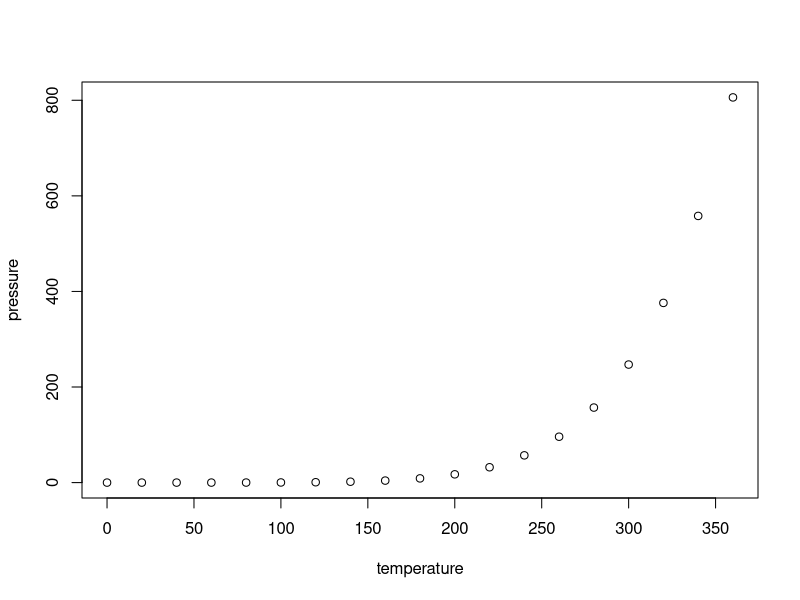
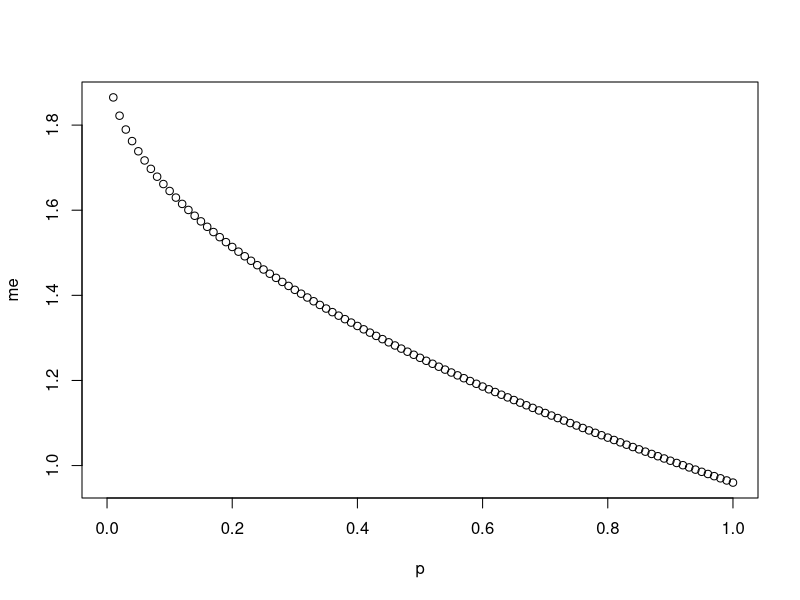
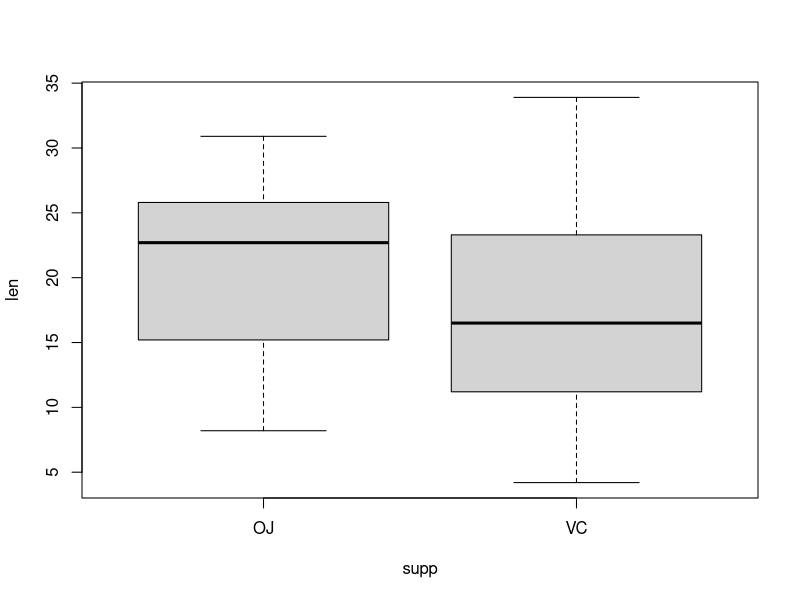
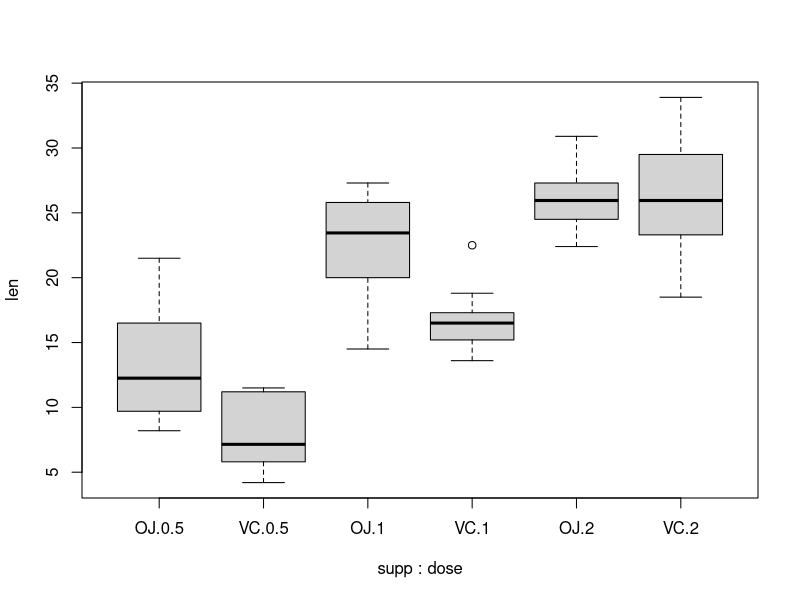
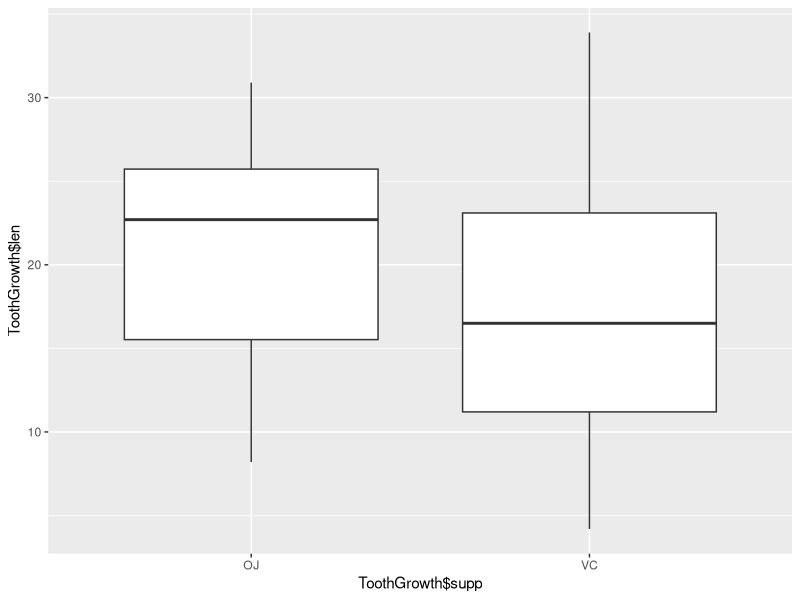
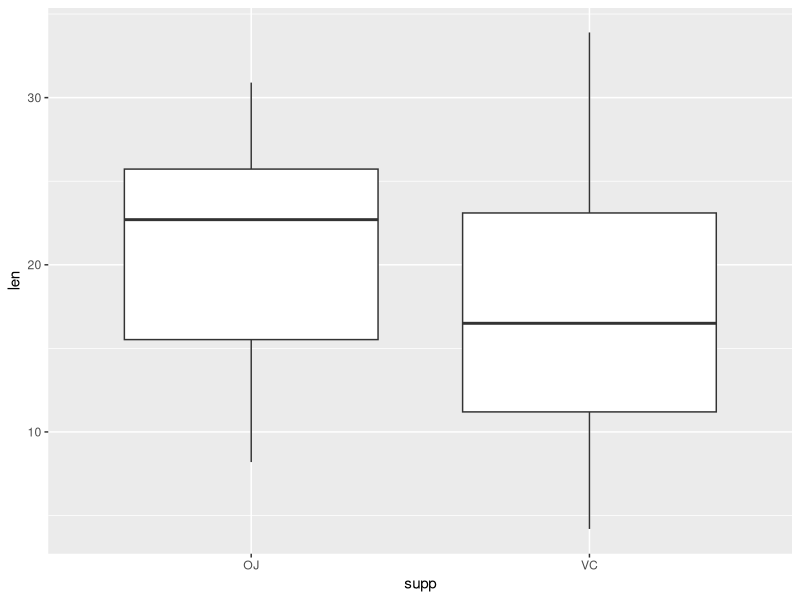
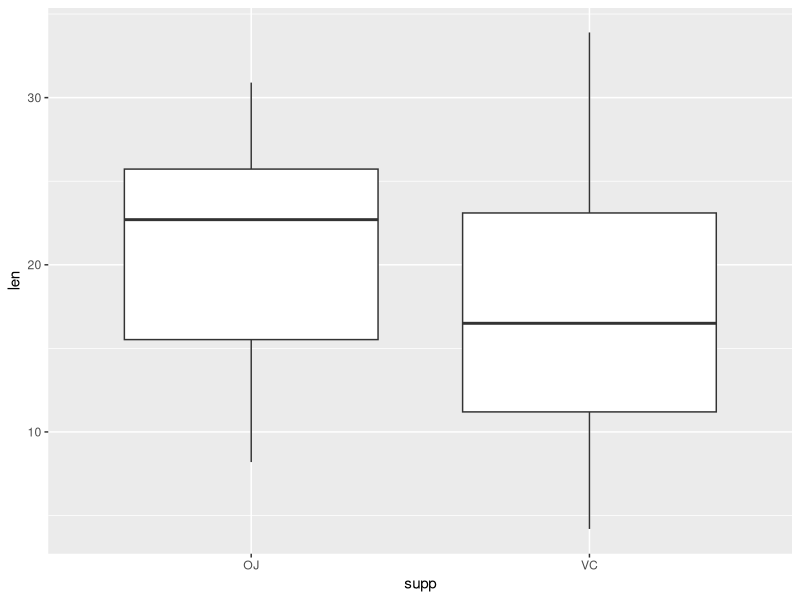
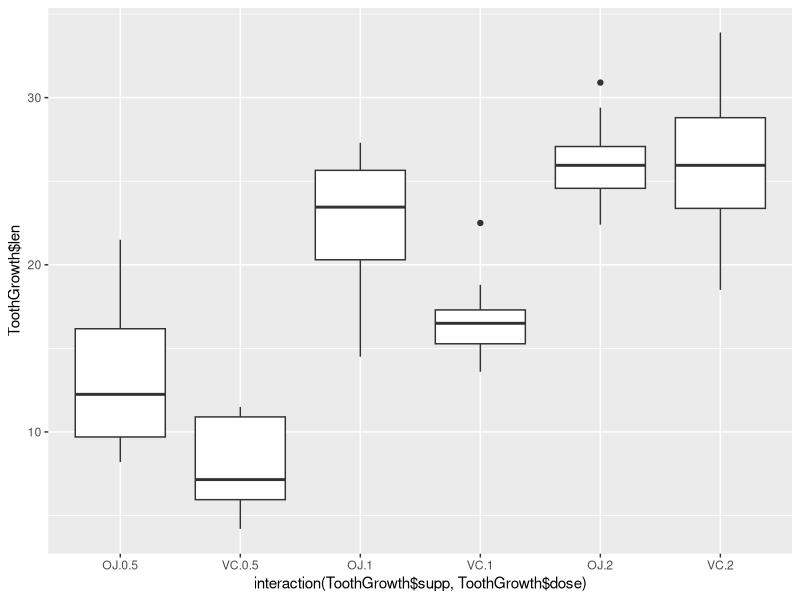

These figures' R source, in order:
## ---- chunk 1
summary(cars)
## ---- chunk 2
    plot(pressure)
## ---- chunk 3
# Create a vector of temperature observations
temperature_vector <- c('High', 'Low', 'High', 'Low', 'Medium')

# Specify ordinal variables with given levels
factor_temperature_vector <- factor(temperature_vector,
                                    order = TRUE,
                                    levels = c('Low', 'Medium', 'High'))

# Display the vector
factor_temperature_vector
## ---- chunk 4
names(mtcars) # names of columns
head(mtcars)  # first observations
tail(mtcars)  # last observations
str(mtcars)   # structure of data frame
dim(mtcars)   # dimensions
## ---- chunk 5
    # Groups in alphabetical order
    groups <- c('lacZ',
                'Nrf1-HA bort',
                'Nrf1-HA chol',
                'Nrf1-HA chow')
    groups[order(groups)]
    # Put groups in my preferred order
    ordered = factor(groups,
                     levels = c('lacZ',
                                'Nrf1-HA chow',
                                'Nrf1-HA chol',
                                'Nrf1-HA bort'))
    # Verify desired order of groups
    groups[order(ordered)]
## ---- chunk 6
    # A sample data frame
    data <- read.table(header = TRUE,
                       text = '
      id weight   size
      1   20  small
      2   27  large
      3   24 medium
    ')
    
    # Reorder by column number
    data[c(1, 3, 2)]
    
    # Reorder by column name
    data[c('size', 'id', 'weight')]
    
    # Overwrite data variable with new info:
    # data <- data[c(1,3,2)]
## ---- chunk 7
    data[, c(1, 3, 2)]
## ---- chunk 8
    # List-style indexing of one column
    data[2]
    
    # Matrix-style indexing of one column
    # drops dimension to become a vector
    data[, 2]
    
    # Matrix-style indexing with drop=FALSE
    # preserves dimension to remain data frame
    data[, 2, drop = FALSE]
## ---- chunk 9
    dd <- data.frame(
      b = factor(
        c('Hi', 'Med', 'Hi', 'Low'),
        levels = c('Low', 'Med', 'Hi'),
        ordered = TRUE
      ),
      x = c('A', 'D', 'A', 'C'),
      y = c(8, 3, 9, 9),
      z = c(1, 1, 1, 2)
    )
    dd
## ---- chunk 10
    n = 1000
    p = seq(0, 1, 0.01)
## ---- chunk 11
    me = 1.96 - sqrt(p - (1 - p) / n)
## ---- chunk 12
    plot(me ~ p)
## ---- chunk 13
    # Formula syntax
    boxplot(len ~ supp, data = ToothGrowth)
    # Put interaction of two variables on x-axis
    boxplot(len ~ supp + dose, data = ToothGrowth)
## ---- chunk 14
    library(ggplot2)
    qplot(ToothGrowth$supp, ToothGrowth$len, geom = 'boxplot')
## ---- chunk 15
    qplot(supp, len, data = ToothGrowth, geom = 'boxplot')
## ---- chunk 16
    ggplot(ToothGrowth, aes(x = supp, y = len)) + geom_boxplot()
## ---- chunk 17
    # Using three separate vectors
    qplot(interaction(ToothGrowth$supp, ToothGrowth$dose),
          ToothGrowth$len,
          geom = 'boxplot')
## ---- chunk 18
    qplot(interaction(supp, dose), len, data = ToothGrowth, geom = 'boxplot')
## ---- chunk 19
    ggplot(ToothGrowth, aes(x = interaction(supp, dose), y = len)) + geom_boxplot()
## ---- chunk 20
    # Increase bottom margin to make room for rotated labels
    par(mar = c(7, 4, 4, 2) + 0.1)
    # Create plot with no x axis and no x axis label
    plot(1:8, xaxt = 'n',  xlab = '')
    # Set up x axis with tick marks alone
    axis(1, labels = FALSE)
    # Create some text labels
    labels <- paste('Label', 1:8, sep = ' ')
    # Plot x axis labels at default tick marks
    text(
      1:8,
      par('usr')[3] - 0.25,
      srt = 45,
      adj = 1,
      labels = labels,
      xpd = TRUE
    )
    # Plot x axis label at line 6 (of 7)
    mtext(1, text = 'X Axis Label', line = 6)
